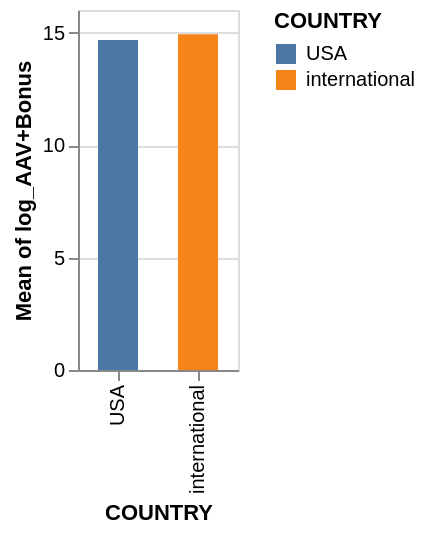

This figure's notebook cell:
### Markdown cell above
Then we will create a bar chart to compare the logarithmic transformation of the salary between USA and International NBA players

### Code cell
base = alt.Chart(bio_salary_stats).mark_bar(size=20).encode(
    alt.X('COUNTRY:N'),
    alt.Y('mean(log_AAV+Bonus)'),
    color='COUNTRY:N'
    ).properties(
    width=80,
    height=180)
base

### Figure 1 — Vega-Lite specification as saved in the notebook (floating-point values rounded to 4 significant figures; data arrays with more than 128 entries replaced by an {"elided": "..."} marker saying what was removed)
{"config": {"view": {"continuousWidth": 400, "continuousHeight": 300}}, "data": {"name": "data-148cd084d13f1156d6dd4bde27c4e21b"}, "mark": {"type": "bar", "size": 20}, "encoding": {"color": {"field": "COUNTRY", "type": "nominal"}, "x": {"field": "COUNTRY", "type": "nominal"}, "y": {"aggregate": "mean", "field": "log_AAV+Bonus", "type": "quantitative"}}, "height": 180, "width": 80, "$schema": "https://vega.github.io/schema/vega-lite/v4.17.0.json", "datasets": {"data-148cd084d13f1156d6dd4bde27c4e21b": {"elided": "1383 records"}}}
